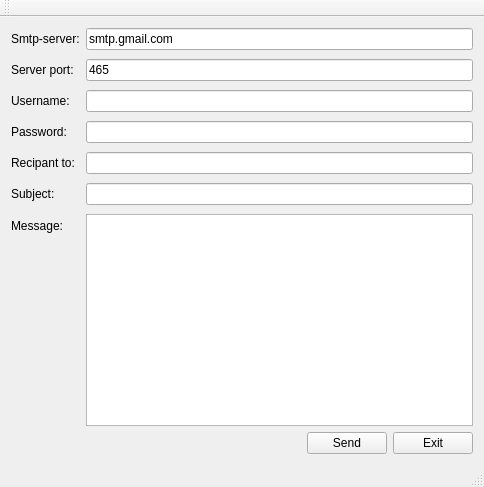
<?xml version="1.0" encoding="UTF-8"?>
<ui version="4.0">
 <class>MainWindow</class>
 <widget class="QMainWindow" name="MainWindow">
  <property name="geometry">
   <rect>
    <x>0</x>
    <y>0</y>
    <width>484</width>
    <height>487</height>
   </rect>
  </property>
  <property name="windowTitle">
   <string>SMTP Example</string>
  </property>
  <widget class="QWidget" name="centralWidget">
   <layout class="QVBoxLayout" name="verticalLayout">
    <item>
     <layout class="QFormLayout" name="formLayout">
      <property name="fieldGrowthPolicy">
       <enum>QFormLayout::ExpandingFieldsGrow</enum>
      </property>
      <property name="rowWrapPolicy">
       <enum>QFormLayout::WrapLongRows</enum>
      </property>
      <property name="verticalSpacing">
       <number>9</number>
      </property>
      <item row="0" column="0">
       <widget class="QLabel" name="label">
        <property name="text">
         <string>Smtp-server:</string>
        </property>
       </widget>
      </item>
      <item row="1" column="0">
       <widget class="QLabel" name="label_2">
        <property name="text">
         <string>Server port:</string>
        </property>
       </widget>
      </item>
      <item row="2" column="0">
       <widget class="QLabel" name="label_3">
        <property name="text">
         <string>Username:</string>
        </property>
       </widget>
      </item>
      <item row="3" column="0">
       <widget class="QLabel" name="label_4">
        <property name="text">
         <string>Password:</string>
        </property>
       </widget>
      </item>
      <item row="4" column="0">
       <widget class="QLabel" name="label_5">
        <property name="text">
         <string>Recipant to:</string>
        </property>
       </widget>
      </item>
      <item row="5" column="0">
       <widget class="QLabel" name="label_6">
        <property name="text">
         <string>Subject:</string>
        </property>
       </widget>
      </item>
      <item row="6" column="0">
       <widget class="QLabel" name="label_7">
        <property name="text">
         <string>Message:</string>
        </property>
       </widget>
      </item>
      <item row="0" column="1">
       <widget class="QLineEdit" name="server">
        <property name="text">
         <string>smtp.gmail.com</string>
        </property>
       </widget>
      </item>
      <item row="1" column="1">
       <widget class="QLineEdit" name="port">
        <property name="text">
         <string>465</string>
        </property>
       </widget>
      </item>
      <item row="2" column="1">
       <widget class="QLineEdit" name="uname"/>
      </item>
      <item row="3" column="1">
       <widget class="QLineEdit" name="paswd">
        <property name="inputMask">
         <string/>
        </property>
        <property name="echoMode">
         <enum>QLineEdit::Password</enum>
        </property>
       </widget>
      </item>
      <item row="4" column="1">
       <widget class="QLineEdit" name="rcpt"/>
      </item>
      <item row="5" column="1">
       <widget class="QLineEdit" name="subject"/>
      </item>
      <item row="6" column="1">
       <widget class="QPlainTextEdit" name="msg"/>
      </item>
     </layout>
    </item>
    <item>
     <layout class="QHBoxLayout" name="horizontalLayout">
      <item>
       <spacer name="horizontalSpacer">
        <property name="orientation">
         <enum>Qt::Horizontal</enum>
        </property>
        <property name="sizeHint" stdset="0">
         <size>
          <width>40</width>
          <height>20</height>
         </size>
        </property>
       </spacer>
      </item>
      <item>
       <widget class="QPushButton" name="sendBtn">
        <property name="text">
         <string>Send</string>
        </property>
       </widget>
      </item>
      <item>
       <widget class="QPushButton" name="exitBtn">
        <property name="text">
         <string>Exit</string>
        </property>
       </widget>
      </item>
     </layout>
    </item>
   </layout>
  </widget>
  <widget class="QMenuBar" name="menuBar">
   <property name="geometry">
    <rect>
     <x>0</x>
     <y>0</y>
     <width>484</width>
     <height>26</height>
    </rect>
   </property>
  </widget>
  <widget class="QToolBar" name="mainToolBar">
   <attribute name="toolBarArea">
    <enum>TopToolBarArea</enum>
   </attribute>
   <attribute name="toolBarBreak">
    <bool>false</bool>
   </attribute>
  </widget>
  <widget class="QStatusBar" name="statusBar"/>
 </widget>
 <layoutdefault spacing="6" margin="11"/>
 <resources/>
 <connections/>
</ui>
